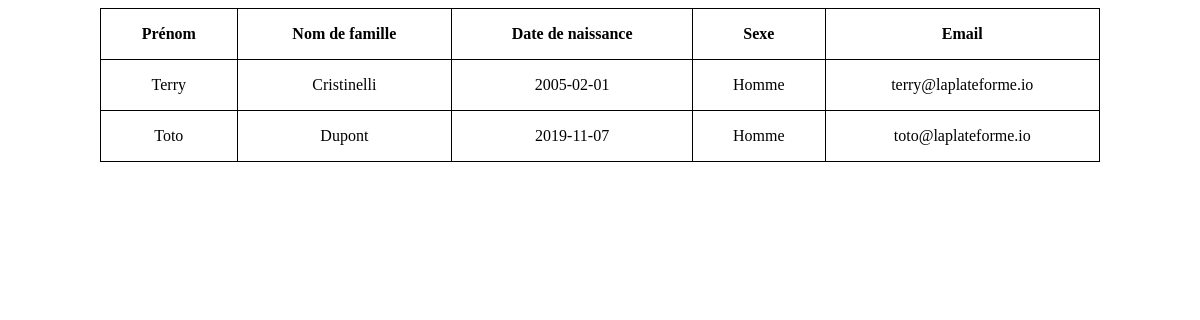
The app's page /job06/index.php with its own data.
### tables this page shows
CREATE TABLE `etudiant` (
  `id` int(11) NOT NULL,
  `prenom` varchar(255) NOT NULL,
  `nom` varchar(255) NOT NULL,
  `naissance` date NOT NULL,
  `sexe` varchar(25) NOT NULL,
  `email` varchar(255) NOT NULL
);

### job06/index.php (the view, shortened to what this page needs)
<?php
$connexion = null;
try {
  $connexion = new PDO('mysql:host=localhost;dbname=jour05', "root", "");
} catch (PDOException $e) {
  throw $e;
}
$sql = "select prenom, nom, naissance, sexe, email from etudiant where prenom like 'T%';";
$request = $connexion->prepare($sql);
$request->execute();
$students = $request->fetchAll(PDO::FETCH_ASSOC);
?>
<!DOCTYPE html>
<html lang="fr">
<head>
  <link rel="stylesheet" href="./style.css">
</head>
<body>
  <table class="simple-style">
    <thead>
      <tr>
        <th>Prénom</th>
        <th>Nom de famille</th>
        <th>Date de naissance</th>
        <th>Sexe</th>
        <th>Email</th>
      </tr>
    </thead>
    <tbody>
      <?php foreach ($students as $student) { ?>
        <tr>
          <td><?= $student["prenom"] ?></td>
          <td><?= $student["nom"] ?></td>
          <td><?= $student["naissance"] ?></td>
          <td><?= $student["sexe"] ?></td>
          <td><?= $student["email"] ?></td>
        </tr>
      <?php } ?>
    </tbody>
  </table>
</body>
</html>

### job06/style.css (style rules this page uses)
.simple-style { width: 100%; max-width: 1000px; margin-inline: auto; border-collapse: collapse; }
.simple-style th, .simple-style td { padding: 1rem; border: 1px solid black; }
.simple-style td { text-align: center; }

### records on screen
etudiant: prenom "Terry", nom "Cristinelli", naissance "2005-02-01", sexe "Homme", email "terry@laplateforme.io"
etudiant: prenom "Toto", nom "Dupont", naissance "2019-11-07", sexe "Homme", email "toto@laplateforme.io"
